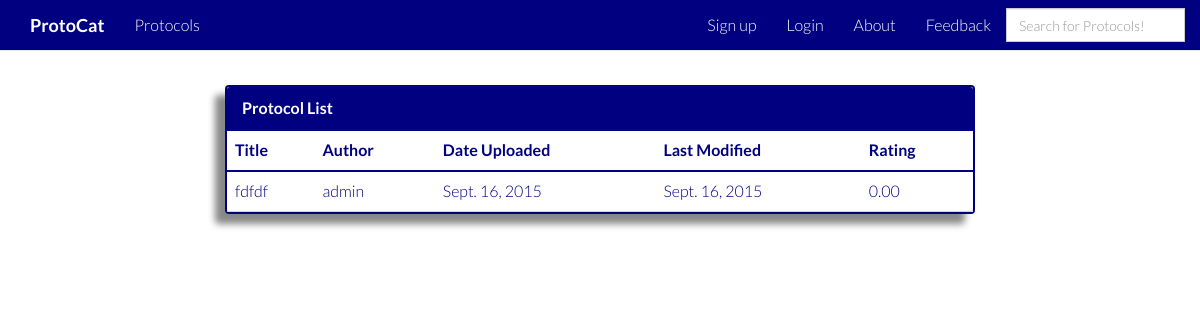
The page /protocol_list/ on the database as committed earlier.
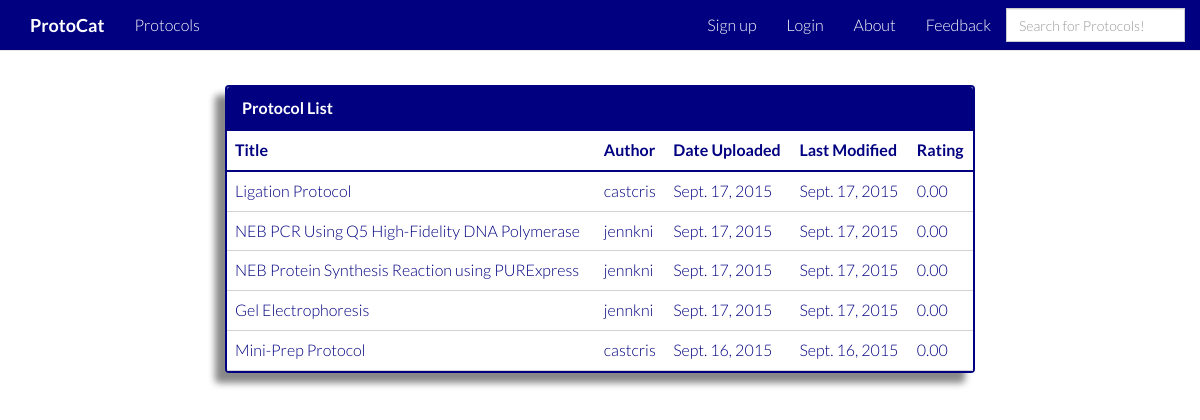
The same page on the database as committed later.
### protocat_app/models.py (models this page shows, shortened)
class Protocol(models.Model):
    id = models.AutoField(primary_key=True)
    title = models.TextField()
    author = models.CharField(max_length=50)
    date_of_upload = models.DateField(auto_now_add=True)
    date_modified = models.DateField(auto_now=True)
    description = models.TextField(blank=True)
    protocol_type = models.CharField(max_length=2, choices=PROTOCOL_TYPES, null=True, blank=True)
    rating = models.DecimalField(
        validators=[MinValueValidator(0.0), MaxValueValidator(5.0)],
        max_digits=3, decimal_places=2, default=2.50)
    num_ratings = models.IntegerField(default=0)
    user_rated = models.TextField(default='')
    reagents = models.TextField(default='')
    protocol_steps = models.TextField(default='')

### protocat_app/views.py (the view)
# urls.py: url(r'^protocol_list/', views.protocol_list, name='protocol_list'),
def protocol_list(request):
    all_entries = Protocol.objects.all().order_by('-date_modified')
    protocol_list=[]
    for each in all_entries:
        title = each.title
        author = each.author
        date = each.date_of_upload
        last_mod = each.date_modified
        protocol_id = each.id
        rating = each.rating
        url = "/protocol_display/" + str(protocol_id)
        url2 = "/user_profile/" + str(author)
        inner_protocol = [title, author, date, protocol_id, url, rating, last_mod, url2]
        protocol_list.append(inner_protocol)
    asc = 'asc'
    return render(request,'protocat_app/protocol_list.html', {'protocol_list':protocol_list, 'order':asc})

### protocat_app/templates/protocat_app/protocol_list.html
{% extends 'base.html' %}
{% load staticfiles %}
{% block content %}
    <div class="container">
        <div class="row">
            <div class="col-md-2"></div>
            <div class="col-md-8">
                <div class="panel panel-primary">
                    <div class="panel-heading">Protocol List</div>
                        <table class="table table-hover">
                            <thead>
                                <tr>
                                    <th><a href="/protocol_list_sort/title/{{order}}">Title</a></th>
                                    <th><a href="/protocol_list_sort/author/{{order}}">Author</a></th>
                                    <th><a href="/protocol_list_sort/date_of_upload/{{order}}">Date Uploaded</a></th>
                                    <th><a href="/protocol_list_sort/date_modified/{{order}}">Last Modified</a></th>
                                    <th><a href="/protocol_list_sort/rating/{{order}}">Rating</a></th>
                                </tr>
                            </thead>
                            <tbody>
                            {% for protocol in protocol_list %}
                                <tr>
                                    <td><a href={{protocol.4}}>{{ protocol.0 }}</a></td>
                                    <td><a href={{protocol.7}}>{{ protocol.1 }}</a></td>
                                    <td>{{ protocol.2 }}</td>
                                    <td>{{ protocol.6 }}</td>
                                    <td>{{ protocol.5 }}</td>
                                </tr>
                            {% endfor %}
                            </tbody>
                        </table>
                </div>
            </div>
            <div class="col-md-2"></div>
        </div>
    </div>
{% endblock %}

### protocat_app/templates/base.html (shortened to what this page needs)
<!DOCTYPE html>
<html lang="en">
<head>
     {% load staticfiles %}
    <link rel="shortcut icon" href="{% static 'stylesheets/images/protocat.ico' %}">
    <link href="{% static 'stylesheets/bootstrap.min.css' %}" rel="stylesheet">
    <link href="{% static 'stylesheets/root_index.css' %}" rel="stylesheet">
    <link href="{% static 'stylesheets/user_authentication.css' %}" rel="stylesheet">
    <link href="{% static 'stylesheets/user_registration.css' %}" rel="stylesheet">
    <link href="{% static 'stylesheets/feedback.css' %}" rel="stylesheet">
    <link href="{% static 'stylesheets/protocol_list.css' %}" rel="stylesheet">
    <link href="{% static 'stylesheets/protocol_display.css' %}" rel="stylesheet">
    <link href="{% static 'stylesheets/protocol_upload.css' %}" rel="stylesheet">
</head>
<body>
    <div id="sidebar">
        {% block sidebar %}
          <body data-spy="scroll" data-offset="0" data-target="#navigation">
                <div id="navigation" class="navbar navbar-default navbar-fixed-top">
                  <div class="container">
                    <div class="navbar-header">
                      <a class="navbar-brand" href="/"><b>ProtoCat</b></a>
                    </div>
                    <div class="navbar-collapse collapse">
                      <ul class="nav navbar-nav">
                        <li><a href="/protocol_list" class="smothscroll">Protocols</a></li>
                      </ul>
                        {% if not user.is_authenticated %}
                      <div class="nav navbar-nav navbar-right">
                          <li><a href="/user_registration" class="smothscroll">Sign up</a></li>
                          <li><a href="/user_authentication" class="smothScroll">Login</a></li>
                        {% endif %}
                             <li><a href="/about" class="smothScroll">About</a></li>
                             <li><a href="/feedback" class="smothScroll">Feedback</a></li>
                             <li class="search_box">
                                 <div class="input-group input-group-lg">
                                     <form class="form-search" method="GET" action="{% url 'search' %}">
                                         <input type="text" name="search" class="form-control" placeholder="Search for Protocols!" style="color:black">
                                     </form>
                                 </div>
                             </li>
                    </div>
                  </div>
                </div>
            </body>
        {% endblock %}
    </div>
    <div id="content">
        {% block content %}{% endblock %}
    </div>
</body>
</html>

### protocat_app/static/stylesheets/root_index.css (style rules this page uses)
body { background-color: white; font-family: "Lato"; font-weight: 300; font-size: 16px; color: white; padding-top: 50px; -webkit-font-smoothing: antialiased; -webkit-overflow-scrolling: touch; }
a { color: #000080; word-wrap: break-word; -webkit-transition: color 0.1s ease-in, background 0.1s ease-in; -moz-transition: color 0.1s ease-in, background 0.1s ease-in; -ms-transition: color 0.1s ease-in, background 0.1s ease-in; -o-transition: color 0.1s ease-in, background 0.1s ease-in; transition: color 0.1s ease-in, background 0.1s ease-in; }
a:before, a:after { -webkit-transition: color 0.1s ease-in, background 0.1s ease-in; -moz-transition: color 0.1s ease-in, background 0.1s ease-in; -ms-transition: color 0.1s ease-in, background 0.1s ease-in; -o-transition: color 0.1s ease-in, background 0.1s ease-in; transition: color 0.1s ease-in, background 0.1s ease-in; }
input { color:black; }
.search_box { margin-top: 8px; }
.navbar { background-image:none; background-color: #000080; color:white; }
.navbar-default { background-image:none; background-color: #000080; color:white; }
.navbar-fixed-top { background-image:none; background-color: #000080; color:white; }
.navbar-header { background-image:none; background-color: #000080; color:white; }
.navbar-brand { background-image:none; background-color: #000080; color:white; }
.navbar-collapse { background-image:none; background-color: #000080; color:white; }
.navbar-nav { background-image:none; background-color: #000080; color:white; }
.navbar-right { background-image:none; background-color: #000080; color:white; }
.nav { background-image:none; background-color: #000080; color:white; }
.navbar .nav > li > a { color: white; }
.navbar-default .navbar-brand { color:white; }

### protocat_app/static/stylesheets/protocol_list.css (style rules this page uses)
.panel { margin-top:35px; box-shadow: -10px 10px 7px #888888; }
.panel-primary { border: 2px solid #000080; }
.panel-primary > .panel-heading { background-color: #000080; border-color: #000080; font-weight: bold; }
.table { border-color: #000080; }
.table tbody > tr > th, .table tfoot > tr > th, .table thead > tr > td, .table tbody > tr > td, .table tfoot > tr > td { border-top: 1px solid lightgray; border-bottom: 1px solid lightgray; background: white; color:#000080; }
.table thead > tr > th { border-bottom: 2px solid #000080; border-top: 2px solid #000080; background: white; }

Rows that differ between the two databases and show on the page:
removed Protocol: title "fdfdf", author "admin", date_of_upload "Sept. 16, 2015", date_modified "Sept. 16, 2015", rating "0.00"
added Protocol: title "Ligation Protocol", author "castcris", date_of_upload "Sept. 17, 2015", date_modified "Sept. 17, 2015", rating "0.00"
added Protocol: title "NEB PCR Using Q5 High-Fidelity DNA Polymerase", author "jennkni", date_of_upload "Sept. 17, 2015", date_modified "Sept. 17, 2015", rating "0.00"
added Protocol: title "NEB Protein Synthesis Reaction using PURExpress", author "jennkni", date_of_upload "Sept. 17, 2015", date_modified "Sept. 17, 2015", rating "0.00"
added Protocol: title "Gel Electrophoresis", author "jennkni", date_of_upload "Sept. 17, 2015", date_modified "Sept. 17, 2015", rating "0.00"
added Protocol: title "Mini-Prep Protocol", author "castcris", date_of_upload "Sept. 16, 2015", date_modified "Sept. 16, 2015", rating "0.00"
